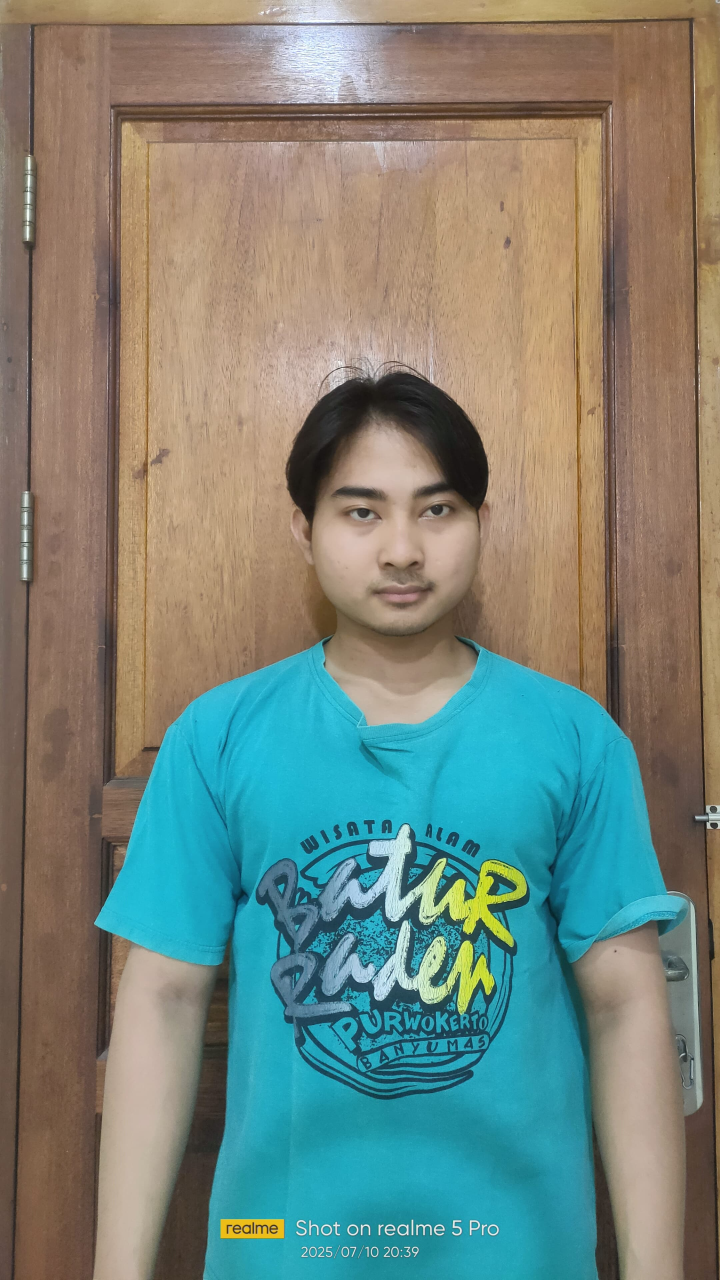
#> input picture foto_revan_kompresi.jpg, 2160 x 3840 px (shown at 1/3 size)
$ jupyter execute Kompresi.ipynb
#> lines starting #> are read from the running program, lines starting #| are printed output that depends on the picture
## Kompresi

[cell 1]
import cv2
import numpy as np
import matplotlib.pyplot as plt
from io import BytesIO
import os
from PIL import Image

# Load citra asli
img_path = 'foto_revan_kompresi.jpg'
img = cv2.imread(img_path)
#> img is the input picture: shape (3840, 2160, 3); mean B, G, R 123, 133.5, 120
img_rgb = cv2.cvtColor(img, cv2.COLOR_BGR2RGB)

# Kompresi lossy (JPEG kualitas 10%)
# ----------------------
is_success, buffer = cv2.imencode('.jpg', img, [int(cv2.IMWRITE_JPEG_QUALITY), 10])
img_compressed = cv2.imdecode(np.frombuffer(buffer, dtype=np.uint8), cv2.IMREAD_COLOR)
img_compressed_rgb = cv2.cvtColor(img_compressed, cv2.COLOR_BGR2RGB)
compressed_size = len(buffer) / 1024  # KB
#> compressed_size = 195.7

# Kuantisasi warna (4 level per channel)
# ----------------------
img_quantized = np.floor_divide(img_rgb, 64) * 64 + 32
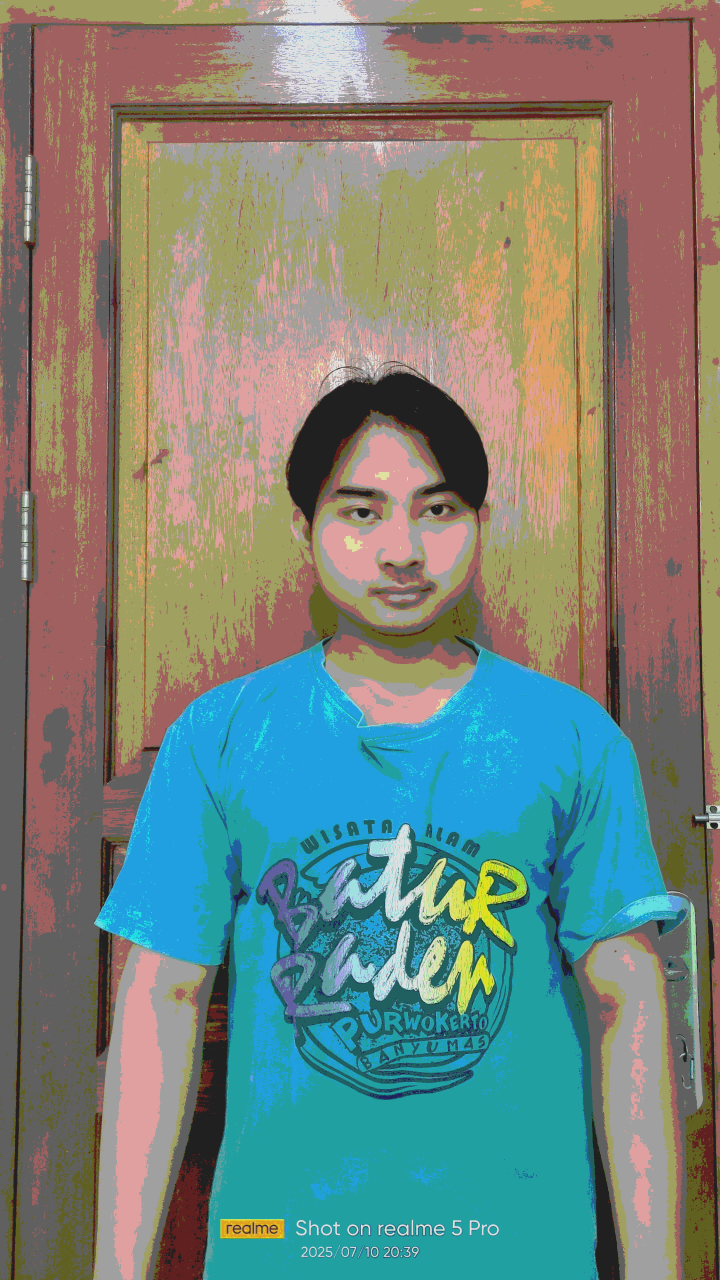
#> img_quantized: shape (3840, 2160, 3) (shown at 1/3 size); mean R, G, B 119.1, 132.1, 123.3
img_quantized = np.clip(img_quantized, 0, 255)
quantized_buffer = BytesIO()
Image.fromarray(img_quantized).save(quantized_buffer, format='PNG')
quantized_size = quantized_buffer.tell() / 1024  # KB

# ----------------------
# Ukuran asli
original_buffer = BytesIO()
Image.fromarray(img_rgb).save(original_buffer, format='PNG')
original_size = original_buffer.tell() / 1024  # KB
#202331016_Nanda Revan Saputro


# ----------------------
# Plot hasil
fig, axs = plt.subplots(1, 3, figsize=(15, 6))
axs = axs.ravel()

axs[0].imshow(img_rgb)
axs[0].set_title(f'Citra Asli\nUkuran: {original_size:.2f} KB (In-Memory)')

axs[1].imshow(img_compressed_rgb)
axs[1].set_title(f'Lossy JPEG (Q=10)\nUkuran: {compressed_size:.2f} KB')

axs[2].imshow(img_quantized)
axs[2].set_title(f'Kuantisasi RGB (4 Level)\nUkuran: {quantized_size:.2f} KB')

plt.tight_layout()
plt.show()
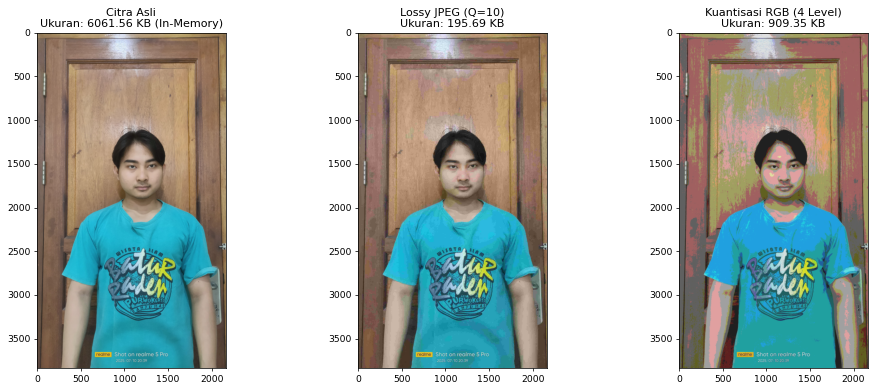
#> figure drawn by matplotlib, 3 panels

# Simpan gambar hasil ke file
cv2.imwrite('compressed_q10.jpg', img_compressed)           # Gambar hasil kompresi lossy (BGR)
cv2.imwrite('quantized_rgb.png', cv2.cvtColor(img_quantized, cv2.COLOR_RGB2BGR))  # Hasil kuantisasi warna

# Juga simpan gambar asli jika perlu
cv2.imwrite('original_rgb.png', cv2.cvtColor(img_rgb, cv2.COLOR_RGB2BGR))
#> Out = True

#202331016_Nanda Revan Saputro

$ run again, with foto_revan.jpg copied over foto_revan_kompresi.jpg
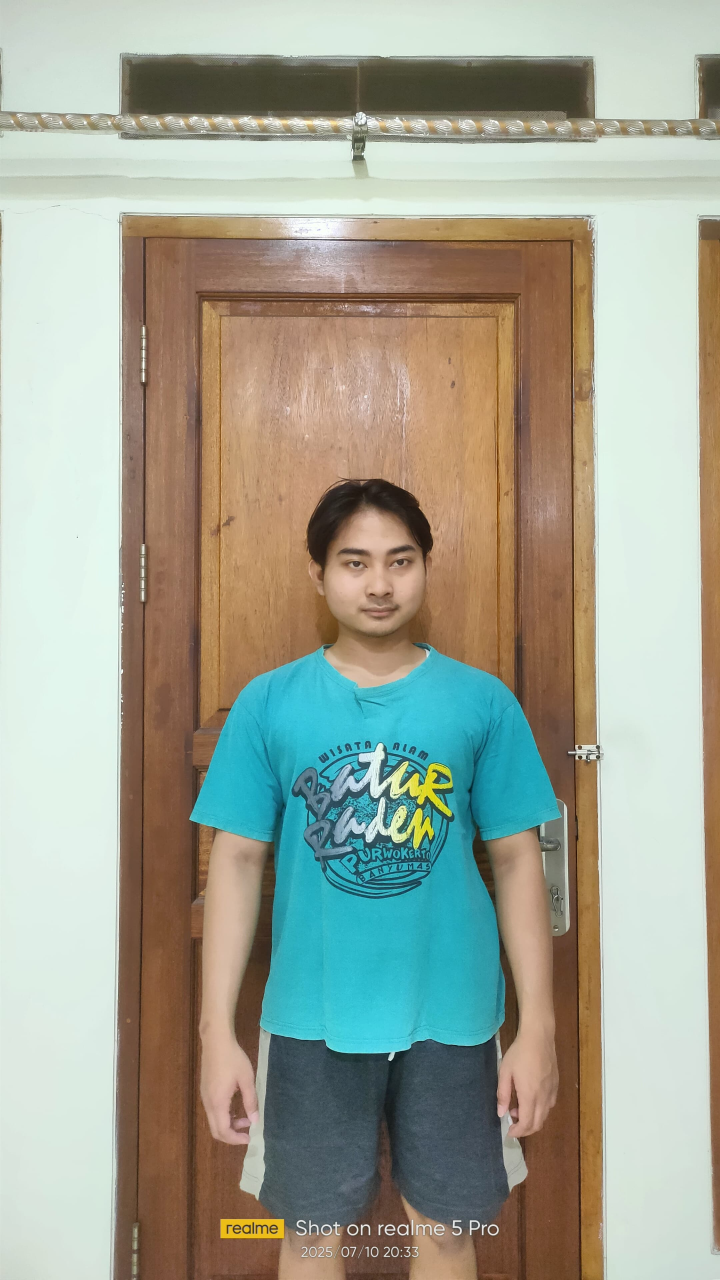
#> input picture foto_revan.jpg, 2160 x 3840 px (shown at 1/3 size)
#> img is the input picture: shape (3840, 2160, 3); mean B, G, R 149.3, 164.1, 160.5
#> compressed_size = 186.6
#> `img_quantized = np.floor_divide(img_rgb, 64) * 64 + 32`:
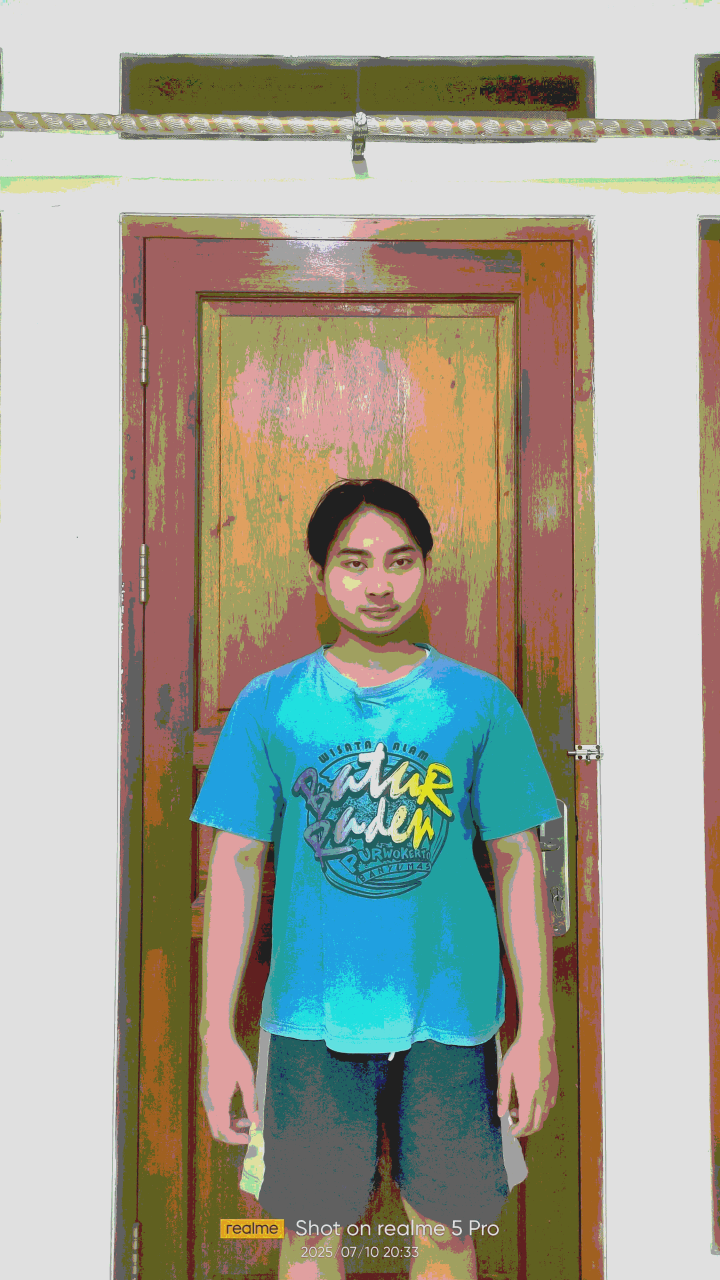
#> img_quantized: shape (3840, 2160, 3) (shown at 1/3 size); mean R, G, B 162.5, 162, 149.1
#> `plt.show()`:
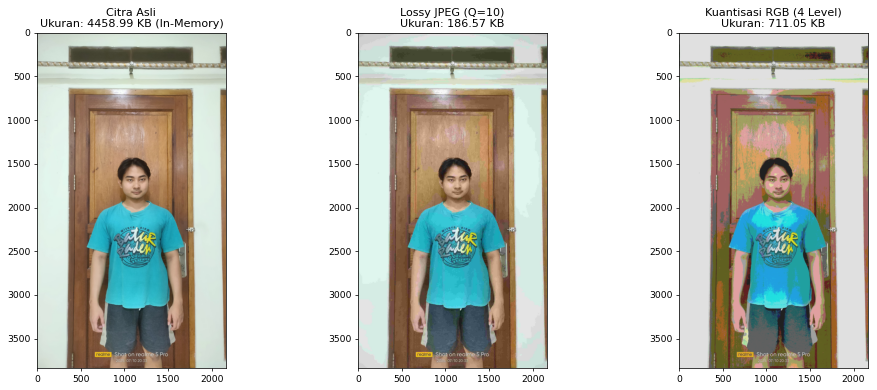
#> figure drawn by matplotlib, 3 panels
#> Out = True
